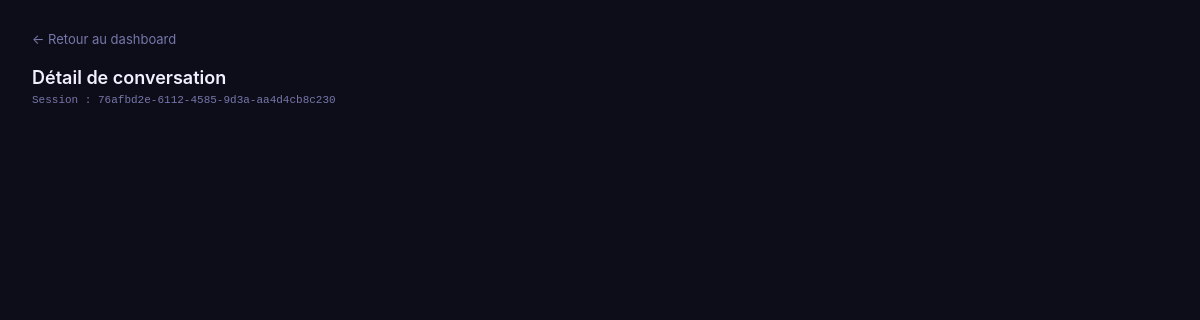
The app's page /admin/conversation/76afbd2e-6112-4585-9d3a-aa4d4cb8c230 (signed in), older data.
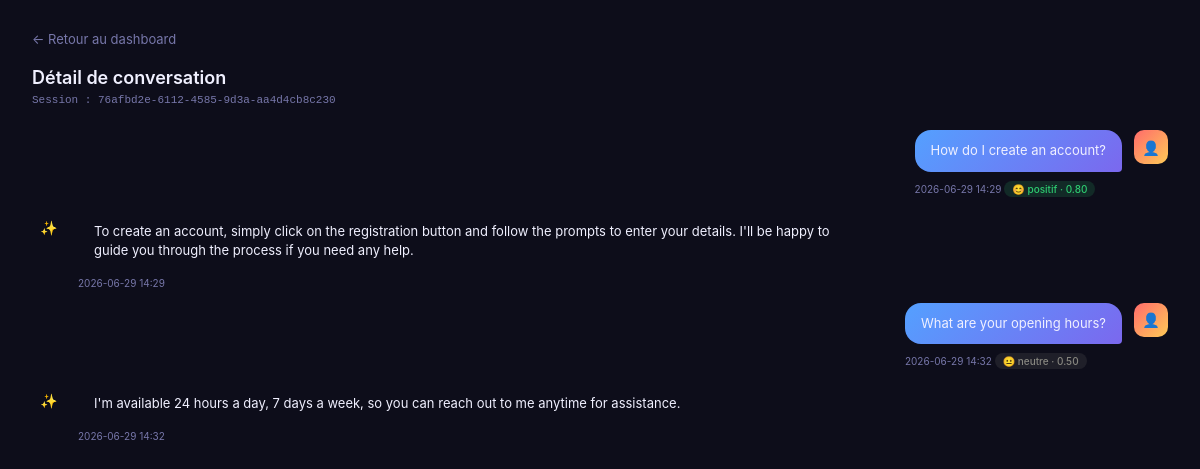
The same page, newer data.
### tables this page shows
CREATE TABLE conversations (
            id INTEGER PRIMARY KEY AUTOINCREMENT,
            session_id TEXT,
            role TEXT,
            message TEXT,
            sentiment_score REAL,
            sentiment_label TEXT,
            created_at TEXT
        , language TEXT DEFAULT 'fr');

### app.py (the view)
@app.route("/admin/conversation/<session_id>")
@admin_required
def admin_conversation(session_id):
    conn = get_db()
    messages = conn.execute(
        "SELECT role, message, sentiment_score, sentiment_label, created_at "
        "FROM conversations WHERE session_id=? ORDER BY id",
        (session_id,)
    ).fetchall()
    conn.close()
    return render_template("admin_conversation.html", messages=messages, session_id=session_id)

### app.py (called while the page is built)
def admin_required(f):
    @wraps(f)
    def decorated(*args, **kwargs):
        if not session.get("admin"):
            return redirect(url_for("admin_login"))
        return f(*args, **kwargs)
    return decorated

def get_db():
    conn = sqlite3.connect("chatbot.db")
    conn.row_factory = sqlite3.Row
    return conn

### templates/admin_conversation.html (shortened to what this page needs)
<!DOCTYPE html>
<html lang="fr">
<head>
</head>
<body>
<a class="back" href="/admin">← Retour au dashboard</a>
<h1>Détail de conversation</h1>
<div class="session-id">Session : {{ session_id }}</div>
{% for m in messages %}
<div class="msg {{ m.role }}">
  <div class="av">{{ '✨' if m.role=='assistant' else '👤' }}</div>
  <div>
    <div class="bubble">{{ m.message }}</div>
    <div class="meta">{{ m.created_at[:16].replace('T',' ') }}
      {% if m.sentiment_label %}
        <span class="badge {{ m.sentiment_label }}">
          {{ '😊' if m.sentiment_label=='positif' else '😟' if m.sentiment_label=='negatif' else '😐' }}
          {{ m.sentiment_label }} · {{ "%.2f"|format(m.sentiment_score) if m.sentiment_score else '0.00' }}
        </span>
      {% endif %}
    </div>
  </div>
</div>
{% endfor %}
</body>
</html>

### templates/admin_conversation.html (style rules this page uses)
* { margin:0;padding:0;box-sizing:border-box }
:root { --dark:#0d0d1a;--card:#1a1a35;--border:rgba(255,255,255,0.07);--text:#f0f0ff;--muted:#7777aa }
body { font-family:-apple-system,BlinkMacSystemFont,'Segoe UI',sans-serif; background:var(--dark);color:var(--text);min-height:100vh;padding:28px 32px }
.back { display:inline-flex;align-items:center;gap:8px;color:var(--muted);text-decoration:none; font-size:13px;margin-bottom:20px;transition:color 0.2s }
h1 { font-size:18px;font-weight:600;margin-bottom:6px }
.session-id { font-size:11px;color:var(--muted);margin-bottom:24px;font-family:monospace }
.msg { display:flex;gap:12px;margin-bottom:14px;max-width:72% }
.msg.user { margin-left:auto;flex-direction:row-reverse }
.av { width:34px;height:34px;border-radius:10px;flex-shrink:0; display:flex;align-items:center;justify-content:center;font-size:14px }
.msg.user .av { background:linear-gradient(135deg,#ff6b6b,#feca57) }
.bubble { padding:11px 16px;border-radius:16px;font-size:13px;line-height:1.5 }
.msg.user .bubble { background:linear-gradient(135deg,#54a0ff,#7b68ee);border-bottom-right-radius:4px }
.meta { font-size:10px;color:var(--muted);margin-top:5px }
.badge { display:inline-flex;align-items:center;gap:4px; font-size:10px;padding:2px 8px;border-radius:12px;margin-top:4px;font-weight:500 }
.positif { background:rgba(46,204,113,0.15);color:#2ecc71 }
.neutre { background:rgba(136,135,128,0.15);color:#888780 }

Row changes from the older to the newer data that the page shows:
added conversations: role "👤", message "How do I create an account?", created_at "2026-06-29 14:29", sentiment_label "😊", sentiment_label "positif", sentiment_score "0.80"
added conversations: role "✨", message "To create an account, simply click on the registration button and follow the prompts to enter your details. I'll be happy to guide you through the process if you need any help.", created_at "2026-06-29 14:29"
added conversations: role "👤", message "What are your opening hours?", created_at "2026-06-29 14:32", sentiment_label "😐", sentiment_label "neutre", sentiment_score "0.50"
added conversations: role "✨", message "I'm available 24 hours a day, 7 days a week, so you can reach out to me anytime for assistance.", created_at "2026-06-29 14:32"
